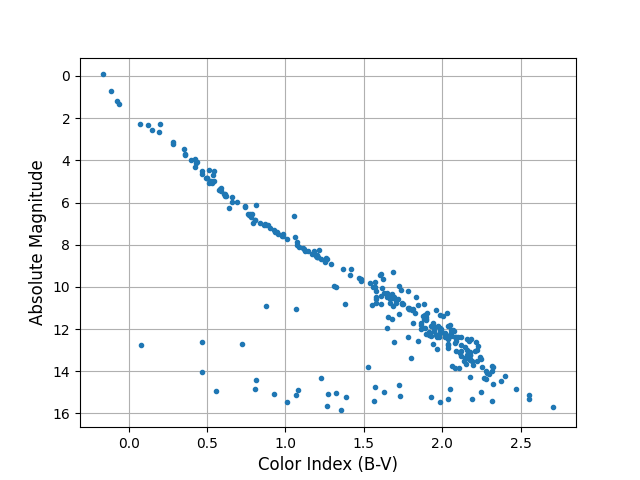

Reproduce this figure in Python.
"""
 Programa para realizar el diagrama color-magnitud a partir de datos de Gaia

 En la estructura del programa, primero se importan las librerías que van a ser 
 de utilidad para realizar el diagrama. Luego se realizan las funciones que nos
 permiten realizar la conversión entre magnitudes de Gaia y Johnson-Cousins.
 
 Importante:
 En la lectura de los archivos de la tabla VOT, hay columnas que pueden no estar
 para una estrella en particular (diapositiva 25). Esto puede generar WARNINGS.
 Para que no muestre los Warnings, se importa y usa la librería warnings.
 
 Estos datos serán tomados en cuenta más adelante, puesto que no se pueden 
 realizar operaciones con dichos valores no existentes (a estos valores se le 
 conoce también como nan: Not A Number).
 
"""

import numpy as np
import matplotlib.pyplot as plt
from astropy.io.votable import parse_single_table
#import warnings   # ------ librería que esconde los warnings
#warnings.filterwarnings("ignore")


# ---------------------------------------------------------------------
# ---------------------------------------------------------------------
# definición de funciones

def Magnitude(V,d,E):
    M = V - 5*np.log10(d/10) - 3.2*E
    return M


# En las diapositivas se explica bien cómo funciona la siguiente función
def B_V(BP_RP): 
    GG = np.ones(2000)*BP_RP
    a = 0.0981
    b = 1.4290
    c = -0.0269
    d = 0.0061
    B_V = np.linspace(-2,4,2000)
    right = a + b*(B_V) + c*(B_V)**2 + d*(B_V)**3
    idx = np.argwhere(np.diff(np.sign(GG - right))).flatten()
    return B_V[idx][0]


def V(B_V,RP):
    a = 0.1245
    b = 1.0147
    c = 0.1329
    d = -0.0044
    V = RP + a + b*(B_V) + c*(B_V)**2 + d*(B_V)**3
    return V

# ---------------------------------------------------------------------
# ---------------------------------------------------------------------



# Se lee la tabla con el nombre del archivo
data = parse_single_table("pleiades.vot").array
 
G = data['phot_g_mean_mag']    # Magnitud absoluta de Gaia
bp_rp = data['bp_rp']          # Indice de color de Gaia
temp = data['teff_val']        # Temperatura efectiva
rp = data['phot_rp_mean_mag']  # G_RP: Indice centrado en 797 nm 
d = 1000/data['parallax']      # Distancia en parsec (d=1/paralaje)
E = 0.030                      # Valor del reddening (tomado de WEBDA)


# Se crean ARRYAS vacíos con el fin de llenarlos de los datos de los índices
# de Johnson-Cousins
b_v = np.zeros(len(G))  # Acá se pondrá el índice de color       (B-V)
v   = np.zeros(len(G))  # Acá se pondrá el filtro en el visible  (V)
Mv  = np.zeros(len(G))  # Acá se pondrá la Magnitud absoluta     (Mv)


# Se hace un barrido sobre cada uno de los datos que contienen los arrays.
# Fíjense que a las funciones creadas, les ingresan números.
# El ciclo for corre desde 0 hasta el tamaño que tenga G.
for i in range(len(G)):
    """
        La siguiente función, "isinstance", garantiza que bp_rp sea un número,
        esto puesto que muchos datos son vacíos (ver diapositiva 25). Si no se 
        llegase a colocar el isinstance, no se podrían hacer las operaciones de 
        las funciones que creamos y retornaría un error. 

        Probarlo sin isinstance a ver cómo correría.

        En el siguiente if, se mira el tipo de variable es cada uno de los datos
        de bp_rp. Esto se hace barriendo cada uno de los datos con bp_rp[i] y 
        mirando si son floats (otro tipo de variable son enteros "int", cadenas
        "strings", etc.).
    """
    if isinstance(bp_rp[i],np.float32):  # Garantiza que bp_rp sea un número
        BP_RP = bp_rp[i]
        RP = rp[i]
        b_v[i] = B_V(BP_RP)         # Se ingresa cada número que está en bp_rp
        v[i]   = V(b_v[i],RP)              # Acá se va escribiendo el array v
        Mv[i]  = Magnitude(v[i],d[i],E=E)  # Acá se va escribiendo el array Mv
    else:
        b_v[i] = np.nan     # Si bp_rp no es un número, lo llena con NAN 
        v[i]   = np.nan
        Mv[i]  = np.nan
        print(i)



plt.plot(b_v-E,Mv,'.')     # Ojo, se hace (B-V)-E, índice de color intrínseco
plt.gca().invert_yaxis()
plt.grid()
plt.xlabel('Color Index (B-V)',fontsize=12)
plt.ylabel('Absolute Magnitude',fontsize=12)
plt.show()
